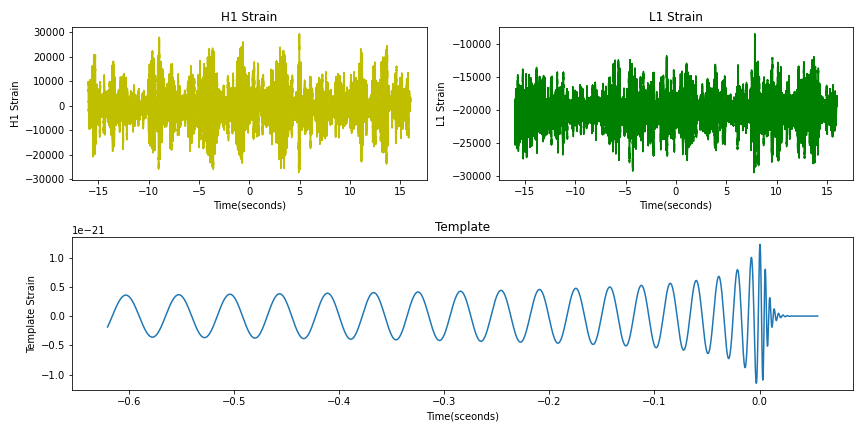

This figure's Python source:

# -- 引力波的绘制 -- 
# 副本

import numpy as np 
import matplotlib.pyplot as plt 
from scipy.io import wavfile 

#——————————————————————————————————————————————————————————————————
# 产生时间序列：从配置文档中读取时间相关数据。
rate_h, hstrain = wavfile.read( r'H1_Strain.wav', 'rb' )
rate_l, lstrain = wavfile.read( r'L1_Strain.wav', 'rb' )
reftime, ref_H1 = np.genfromtxt( 'wf_template.txt' ).transpose() 

#———————————————————————————————————————————————————————————————————
#读取应变数据：
htime_interval = 1/rate_h
ltime_interval = 1/rate_l

htime_len = hstrain.shape[0]/rate_h
htime = np.arange( -htime_len/2, htime_len/2, htime_interval  )
ltime_len = lstrain.shape[0]/rate_l
ltime = np.arange( -ltime_len/2, ltime_len/2, ltime_interval )

#——————————————————————————————————————————————————————————————————
# 绘制H1 Strain，使用来自“H1”探测器的数据作图：

fig = plt.figure( figsize = ( 12, 6 ) )   #创建一个大小位12*6的绘图空间
#---------------------------------------------------
# 画出以时间位X轴，应变数据为Y轴的图像，并设置标题和坐标轴的标签。
plth = fig.add_subplot( 221 )
plth.plot( htime,hstrain, 'y' )
plth.set_xlabel( 'Time(seconds)' )
plth.set_ylabel( 'H1 Strain' )
plth.set_title( 'H1 Strain' )
#-------------------------------------------------------

#—————————————————————————————————————————————————————————————————
#绘制L1 Strain & Template.

#以完全相同的方法绘制另外两幅图像。 
#分别放在绘图区域的第一列右边和第二列

pltl = fig.add_subplot(222)
pltl.plot( ltime, lstrain, 'g' )
pltl.set_xlabel( 'Time(seconds)' )
pltl.set_ylabel( 'L1 Strain' )
pltl.set_title( 'L1 Strain' )

pltref = fig.add_subplot( 212 )
pltref.plot( reftime, ref_H1 )
pltref.set_xlabel( 'Time(sceonds)' )
pltref.set_ylabel( 'Template Strain' )
pltref.set_title( 'Template' )
fig.tight_layout( )

#—————————————————————————————————————————————————————————————————
#显示并保存图像：
fig.tight_layout( )  #自动调整图像外部边缘。

plt.savefig( "引力波的绘制-副本.png" )
plt.show( )
plt.close( fig )


